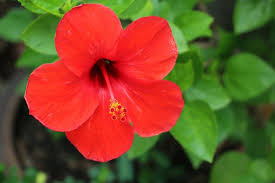
#> input picture Flower.png, 275 x 183 px
$ jupyter execute --allow-errors guptah@tcd.ie_Assignment_A.ipynb
#> lines starting #> are read from the running program, lines starting #| are printed output that depends on the picture; after the words box and inside, x2 and y2 are one past the last pixel; in counts of white or black regions, pixels touching at a corner belong together
# Computer Vision Assignment-A

Computer Vision(CG7GV1)

Name: Himanshu Gupta

Student Id: 19300733

Email Id : guptah@tcd.ie

# 1.Histogram

1.a) Read a RGB colour image (e.g. png):

[cell 1]
#Required Libraries
import numpy as np
import matplotlib.pyplot as plt
import cv2
from matplotlib import rcParams
from mpl_toolkits.mplot3d import Axes3D

img_bgr=cv2.imread('Flower.png',1)
#> img_bgr is the input picture: shape (183, 275, 3); mean B, G, R 39.5, 77.7, 119.9
img_rgb = cv2.cvtColor(img_bgr, cv2.COLOR_BGR2RGB) #cv2 function to convert Image to RGB format
rcParams['figure.figsize'] = 6,4
plt.figure()
plt.title('Flower Image')
plt.imshow(img_rgb)

1.b) Convert the RGB image into Lab colour system and display each component (L,a,b) as an grey level image:

[cell 2]
#Convert the RGB image into Lab colour system
import cv2
import matplotlib.pyplot as plt
img = cv2.imread('Flower.png')

#Convert to LAB
lab_image = cv2.cvtColor(img, cv2.COLOR_BGR2LAB)
#> lab_image: shape (183, 275, 3); mean of channels 0, 1, 2 105.6, 136.9, 162.4
l_channel,a_channel,b_channel = cv2.split(lab_image)
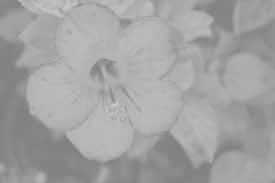
#> b_channel: shape (183, 275); min 120, max 205, mean 162.4

rcParams['figure.figsize'] = 6,4
plt.figure()
plt.title('L Component')
plt.imshow(l_channel,'gray') #Gray L Component
plt.figure()

plt.title('A Component')
plt.imshow(a_channel,'gray') #Gray A Component
plt.figure()
plt.title('B Component')
plt.imshow(b_channel,'gray') #Gray B Component
plt.figure()
plt.title('LAB Component')
plt.imshow(lab_image,'gray')  #Gray LAB Component

1.c) Compute the spatial derivatives of the luminance component L  in the horizontal and vertical direction using
convolution by the derivatives of Gaussian filter. Display each these derivatives  as grey level images

[cell 3]
import numpy as np
#Here the image is convolved with a Gaussian filter instead of the box filter
gaussImage = cv2.GaussianBlur(l_channel,(5,5),5,5)

#Derivative along x axis
img_x = np.diff(gaussImage,axis=0)

rcParams['figure.figsize'] = 6,4
plt.figure()
plt.title('Gaussian Derivative in Horizontal')
plt.imshow(img_x,'gray')

#Derivative along y axis
img_y = np.diff(gaussImage,axis=1)
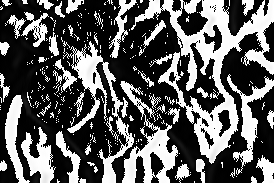
#> img_y: shape (183, 274); min 0, max 255, mean 93.1
plt.figure()
plt.title('Gaussian Derivative in Vertical')
plt.imshow(img_y,'gray')

1.d) Compute a 2D histogram with the chrominance component (a,b)  and display the histogram as a grey image (heat map) and/or as a 3D surface (bar plot)

[cell 4]
import matplotlib.colors as colors
fig = plt.figure()
ax = fig.add_subplot(1,1,1, projection='3d') #3D projection

hist, xbins, ybins = np.histogram2d(a_channel.ravel(),b_channel.ravel(),bins=100)
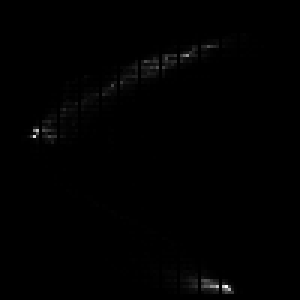
#> hist: shape (100, 100) float64 (shown 3 times larger); min 0, max 997, mean 5; drawn with min black and max white
#> xbins = 101 values from 63 to 207; ybins = 101 values from 120 to 205
rcParams['figure.figsize'] = 11,8
plt.figure()

# Construct arrays for the anchor positions with 16 bars.
xpos, ypos = np.meshgrid(xbins[:-1] + 0.25, ybins[:-1] + 0.25, indexing="ij")
xpos = xpos.ravel()
#> xpos = 10000 values from 63.25 to 205.8
ypos = ypos.ravel()
zpos = 0

# Construct arrays with the dimensions for the 16 bars.
x = y = 0.5 * np.ones_like(zpos)
z = hist.ravel()
#> z = 10000 values, max 997 at index 9575, min 0 at index 0, mean 5.03

ax.bar3d(xpos, ypos, zpos, x, y, z, zsort='average')

1.e)  Using a part of the image to compute a 2D histogram model with the chrominance component (a,b), compute a back projection map with this model histogram in the target image.

[cell 5]
#Back Projection: Back Projection is a way of recording how well the pixels of a given image fit the distribution of pixels.

target = "FlowerPart.png"
source_img = "Flower.png"

#Read Source Image
sourceRead = cv2.imread(source_img)
source_img = cv2.cvtColor(sourceRead, cv2.COLOR_BGR2RGB)

#Read Target Image
targeta = cv2.imread(target)
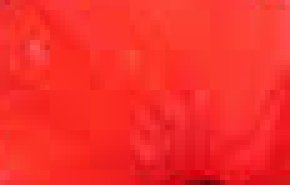
#> input picture FlowerPart.png, 58 x 37 px (shown 5 times larger)
#> targeta is the input picture: shape (37, 58, 3); mean B, G, R 42.4, 46.7, 247.4
target_image = cv2.cvtColor(targeta, cv2.COLOR_BGR2RGB)
target = cv2.cvtColor(targeta, cv2.COLOR_BGR2LAB)
#> target: shape (37, 58, 3); mean of channels 0, 1, 2 138.3, 200.1, 180.3
source_img1 = cv2.cvtColor(sourceRead, cv2.COLOR_BGR2LAB)
hist_target = cv2.calcHist([target], [1, 2], None, [256, 256], [0, 256, 0, 256])
back_proj = cv2.calcBackProject([source_img1],[1,2],hist_target,[0,256,0,256],1)

#Removing Noise
kernel = cv2.getStructuringElement(cv2.MORPH_ELLIPSE,(5,5))
back_proj = cv2.filter2D(back_proj,-1,kernel)

#pixel value is greater than a threshold value, it is assigned one value (may be white),
#else it is assigned another value (may be black)
_, back_proj = cv2.threshold(back_proj, 127, 255, cv2.THRESH_BINARY)
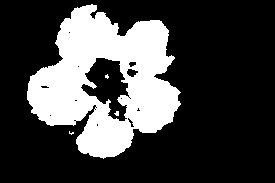
#> back_proj: shape (183, 275); 26.4% white; 4 white regions (3 under 20 px), largest, box (x1, y1, x2, y2) and area: (27, 4, 181, 159) 13255
back_proj = cv2.merge((back_proj, back_proj, back_proj))
result = cv2.bitwise_and(source_img,back_proj)

#Display Back Projected Image in Gray
final = cv2.cvtColor(result, cv2.COLOR_RGB2GRAY)
rcParams['figure.figsize'] = 6,4
plt.figure()
plt.title('Back Projected Image')
plt.imshow(final,cmap='gray')

rcParams['figure.figsize'] = 6,4
plt.figure()
plt.title('Source Image')
plt.imshow(source_img)

rcParams['figure.figsize'] = 2,1
plt.figure()
plt.title('Target Image')
plt.imshow(target_image)

1.f) Perform histogram equalization using 1D histogram using the luminance L computed in 1.a. Display the resulting image with enhanced contrast.

[cell 6]
#Importing Required Libraries
import cv2
import numpy as np
img = cv2.imread('Flower.png')

#COLOR_BGR2LAB is a color space conversion method used to convert in LAB componets
lab_image = cv2.cvtColor(img, cv2.COLOR_BGR2LAB)
l_channel,a_channel,b_channel = cv2.split(lab_image)

#Equalizing the histogram using the luminance L.
equalized_channels = []
equalized_channels.append(cv2.equalizeHist(l_channel))

equalized_image = cv2.merge(equalized_channels)
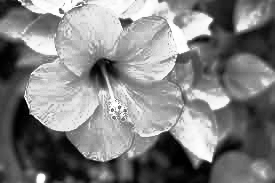
#> equalized_image: shape (183, 275); min 0, max 255, mean 128.8

#rcparams is being used to Plot the images next to each other.
rcParams['figure.figsize'] = 11 ,8
fig,ax = plt.subplots(1,2)
ax[0].imshow(l_channel,cmap="gray")
ax[0].title.set_text('Actual L Component')
ax[1].imshow(equalized_image,cmap="gray")
ax[1].title.set_text('Equalized L Component')

#Plot histogram
plt.figure()
plt.plot(equalized_image, color = 'g')
plt.hist(equalized_image.flatten(),256,[0,256], color = 'b')
plt.xlim([0,256])
plt.legend(('CDF','Histogram'), loc = 'upper right')
plt.show()
#> figure, not shown here; tallest bar 1488 high, from x = 205 to 206; curve peaks at x = 29, y = 158; curve peaks at x = 29, y = 158; curve peaks at x = 29, y = 158

1.g) Evaluate the performance of these techniques with histograms (i.e. illustrate when it works, and when it does not work.

[cell 7]
#Equalization Histogram fails: It fails when input image has a large area low-intensity background.
from matplotlib import rcParams
#Read image
img_bgr=cv2.imread('ImageToEqualize.jpg',1)
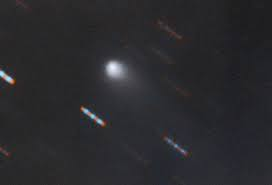
#> input picture ImageToEqualize.jpg, 272 x 185 px
#> img_bgr is the input picture: shape (185, 272, 3); mean B, G, R 45.4, 42.3, 42.4
img_rgb = cv2.cvtColor(img_bgr, cv2.COLOR_BGR2LAB)
#> img_rgb: shape (185, 272, 3); mean of channels 0, 1, 2 43.8, 129.1, 126

#Split RGB image into LAB components
l_component,a_component,b_component = cv2.split(img_rgb)
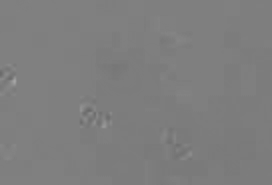
#> b_component: shape (185, 272); min 105, max 166, mean 126

#Calcuate the histogram
eq_channels = []
eq_channels.append(cv2.equalizeHist(l_component))
eq_image = cv2.merge(eq_channels)
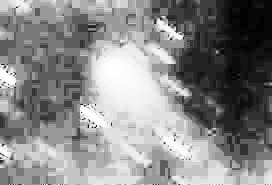
#> eq_image: shape (185, 272); min 0, max 255, mean 136

rcParams['figure.figsize'] = (15 ,5)
fig,ax = plt.subplots(1,2)
ax[0].imshow(l_component,cmap="gray")
ax[0].title.set_text('Actual L Component')
ax[1].imshow(eq_image,cmap="gray")
ax[1].title.set_text('Equalized L Componet')

plt.figure()
plt.plot(eq_image, color = 'g')
plt.hist(eq_image.flatten(),256,[0,256], color = 'b')
plt.xlim([0,256])
plt.legend(('CDF','Histogram'), loc = 'upper right')
plt.show()
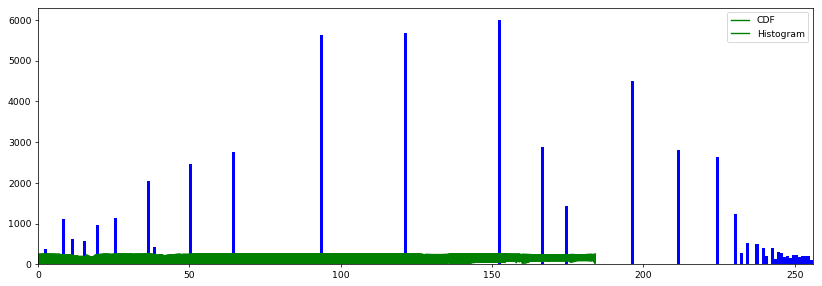
#> figure drawn by matplotlib, 1 panel; tallest bar 5999 high, from x = 152 to 153; curve peaks at x = 72, y = 255; curve peaks at x = 72, y = 255; curve peaks at x = 72, y = 255
